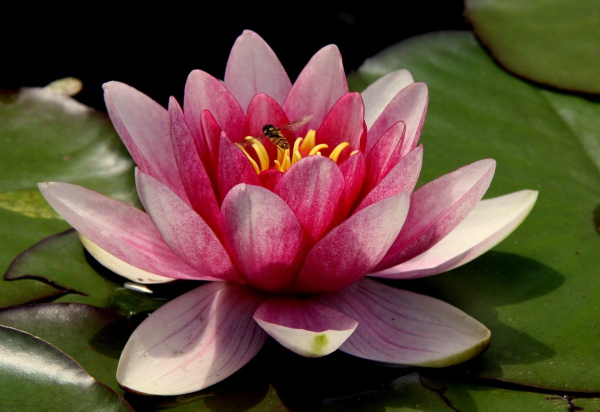
#> input picture ejercicios/Imagen_Flor.jpg, 1200 x 823 px (shown at 1/2 size)
$ python Ejercicio5.py
#> lines starting #> are read from the running program, lines starting #| are printed output that depends on the picture
import cv2
import numpy as np

# Cargar imagen
img = cv2.imread("Imagen_Flor.jpg")  # cambia por tu ruta
#> img is the input picture: shape (823, 1200, 3); mean B, G, R 58.5, 73.2, 96.9

# 1. Mostrar forma de la imagen (shape)
print("Imagen_Flor.jpg:", img.shape)
#| Imagen_Flor.jpg: (823, 1200, 3)

# (alto, ancho, canales)
# 2. Convertir a escala de grises
gray = cv2.cvtColor(img, cv2.COLOR_BGR2GRAY)
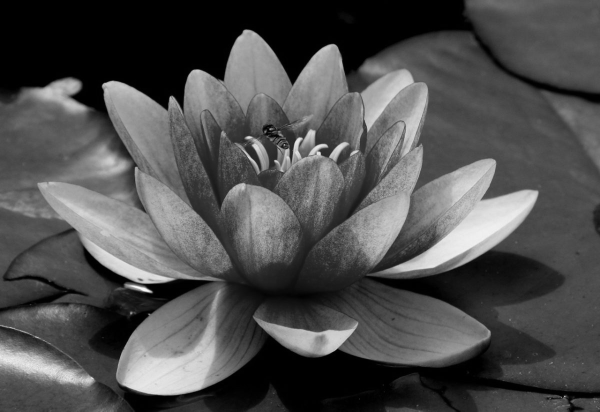
#> gray: shape (823, 1200) (shown at 1/2 size); min 0, max 252, mean 78.6

# 3. Recortar una región (ROI)
# Ejemplo: recorte desde (y1:y2, x1:x2)
roi = img[100:300, 150:400]
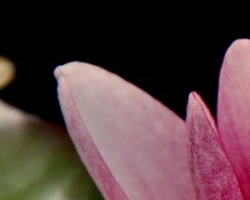
#> roi: shape (200, 250, 3); mean B, G, R 64.6, 61.9, 85.9

# 4. Cambiar brillo y contraste
# alpha = contraste (1.0 = sin cambio)
# beta = brillo (0 = sin cambio)
alpha = 1.5   # contraste
beta = 50     # brillo
brillo_contraste = cv2.convertScaleAbs(img, alpha=alpha, beta=beta)
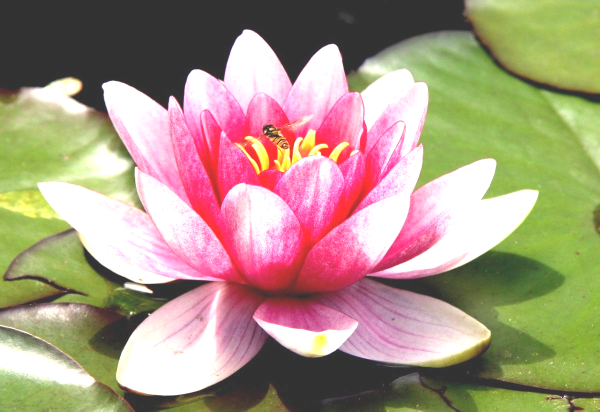
#> brillo_contraste: shape (823, 1200, 3) (shown at 1/2 size); mean B, G, R 131.2, 151.8, 170.1

# Mostrar resultados
cv2.imshow("Original", img)
cv2.imshow("Grises", gray)
cv2.imshow("Recorte", roi)
cv2.imshow("Brillo y Contraste", brillo_contraste)
cv2.waitKey(0)
cv2.destroyAllWindows()

$ run again, with ejercicios/Flor_Escala_de_Grises.jpg copied over ejercicios/Imagen_Flor.jpg
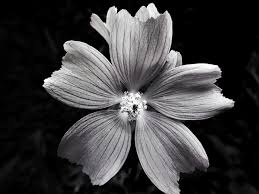
#> input picture ejercicios/Flor_Escala_de_Grises.jpg, 259 x 194 px
#> img is the input picture: shape (194, 259, 3); mean B, G, R 60.7, 59.6, 60.3
#| Imagen_Flor.jpg: (194, 259, 3)
#> `roi = img[100:300, 150:400]`:
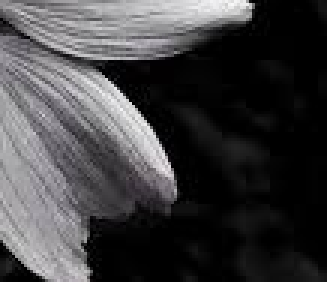
#> roi: shape (94, 109, 3) (shown 3 times larger); mean B, G, R 65.3, 63.7, 64.5
#> `brillo_contraste = cv2.convertScaleAbs(img, alpha=alpha, beta=beta)`:
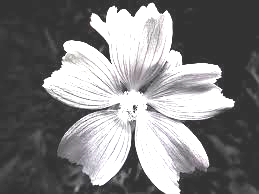
#> brillo_contraste: shape (194, 259, 3); mean B, G, R 127.4, 126.5, 127.1

$ run again, with ejercicios/Girasol.jpeg copied over ejercicios/Imagen_Flor.jpg
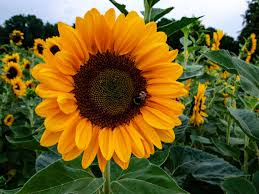
#> input picture ejercicios/Girasol.jpeg, 259 x 194 px
#> img is the input picture: shape (194, 259, 3); mean B, G, R 42.3, 96.5, 113.9
#| Imagen_Flor.jpg: (194, 259, 3)
#> `roi = img[100:300, 150:400]`:
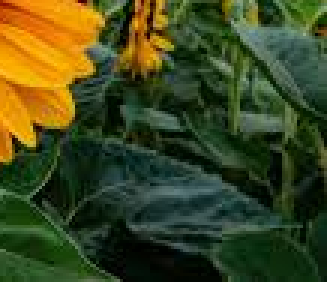
#> roi: shape (94, 109, 3) (shown 3 times larger); mean B, G, R 30.4, 71.1, 63.6
#> `brillo_contraste = cv2.convertScaleAbs(img, alpha=alpha, beta=beta)`:
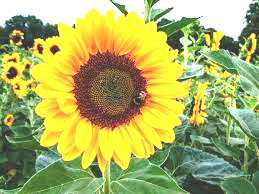
#> brillo_contraste: shape (194, 259, 3); mean B, G, R 99.2, 176.7, 171.8

$ run again, with ejercicios/Rosa.jpeg copied over ejercicios/Imagen_Flor.jpg
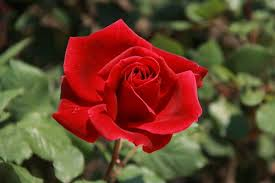
#> input picture ejercicios/Rosa.jpeg, 275 x 183 px
#> img is the input picture: shape (183, 275, 3); mean B, G, R 42.7, 65.4, 102.7
#| Imagen_Flor.jpg: (183, 275, 3)
#> `roi = img[100:300, 150:400]`:
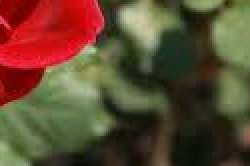
#> roi: shape (83, 125, 3) (shown 2 times larger); mean B, G, R 48.8, 72.7, 95.6
#> `brillo_contraste = cv2.convertScaleAbs(img, alpha=alpha, beta=beta)`:
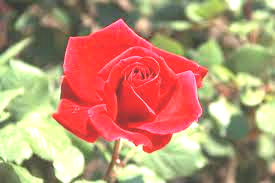
#> brillo_contraste: shape (183, 275, 3); mean B, G, R 113.9, 144.5, 186.3
